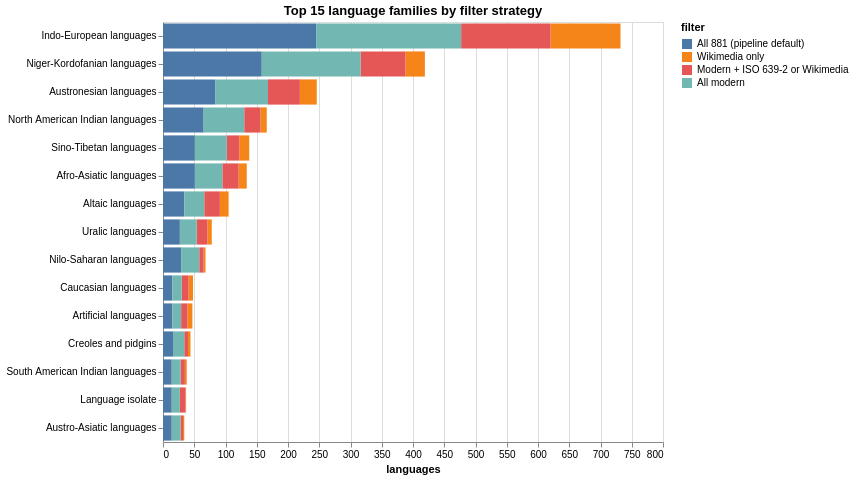

Notebook cell for this chart:
### Markdown cell above
## 1.3 Language Families

Family membership is the primary grouping variable for downstream analysis. Family assignments here are anchored in **ISO 639-5** (the ISO standard for language families/collections, e.g. `ine` Indo-European, `nic` Niger-Kordofanian, `sgn` Sign languages), accessed via CLDR's `languageGroups.json` and supplemented by a manual map plus a JSON fallback for the codes ISO 639-5 doesn't cover. The three sub-sections here document how families distribute across filter strategies, how large individual families are, and where each family assignment came from — with an external cross-check against Glottolog 5.3 at the end.

### Code cell
family_rows = []
for label, mask in filters.items():
    subset = df[mask]
    counts = subset["family_name"].fillna("Unknown / unassigned").value_counts().reset_index()
    counts.columns = ["family", "count"]
    counts["filter"] = label
    family_rows.append(counts)
family_long = pd.concat(family_rows, ignore_index=True)

# Focus on top 15 families across all filters
top_families = (
    family_long.groupby("family")["count"].sum()
    .nlargest(15).index.tolist()
)
plot_df = family_long[family_long["family"].isin(top_families)]

alt.Chart(plot_df).mark_bar().encode(
    x=alt.X("count:Q", title="languages"),
    y=alt.Y("family:N", sort="-x", title=None),
    color=alt.Color("filter:N", sort=list(filters.keys()),
        scale=alt.Scale(scheme="tableau10"), title="filter"),
    xOffset="filter:N",
    tooltip=["filter:N", "family:N", "count:Q"],
).properties(
    width=500, height=420,
    title="Top 15 language families by filter strategy",
)

### Figure 1 — Vega-Lite specification as saved in the notebook (floating-point values rounded to 4 significant figures)
{"config": {"view": {"continuousWidth": 300, "continuousHeight": 300}}, "data": {"name": "data-0f288342d9801aa5c65f6022779a7fda"}, "mark": {"type": "bar"}, "encoding": {"color": {"field": "filter", "scale": {"scheme": "tableau10"}, "sort": ["All 881 (pipeline default)", "Wikimedia only", "Modern + ISO 639-2 or Wikimedia", "All modern"], "title": "filter", "type": "nominal"}, "tooltip": [{"field": "filter", "type": "nominal"}, {"field": "family", "type": "nominal"}, {"field": "count", "type": "quantitative"}], "x": {"field": "count", "title": "languages", "type": "quantitative"}, "xOffset": {"field": "filter", "type": "nominal"}, "y": {"field": "family", "sort": "-x", "title": null, "type": "nominal"}}, "height": 420, "title": "Top 15 language families by filter strategy", "width": 500, "$schema": "https://vega.github.io/schema/vega-lite/v6.1.0.json", "datasets": {"data-0f288342d9801aa5c65f6022779a7fda": [{"family": "Indo-European languages", "count": 245, "filter": "All 881 (pipeline default)"}, {"family": "Niger-Kordofanian languages", "count": 158, "filter": "All 881 (pipeline default)"}, {"family": "Austronesian languages", "count": 84, "filter": "All 881 (pipeline default)"}, {"family": "North American Indian languages", "count": 65, "filter": "All 881 (pipeline default)"}, {"family": "Afro-Asiatic languages", "count": 51, "filter": "All 881 (pipeline default)"}, {"family": "Sino-Tibetan languages", "count": 51, "filter": "All 881 (pipeline default)"}, {"family": "Altaic languages", "count": 34, "filter": "All 881 (pipeline default)"}, {"family": "Nilo-Saharan languages", "count": 29, "filter": "All 881 (pipeline default)"}, {"family": "Uralic languages", "count": 27, "filter": "All 881 (pipeline default)"}, {"family": "Creoles and pidgins", "count": 17, "filter": "All 881 (pipeline default)"}, {"family": "Caucasian languages", "count": 15, "filter": "All 881 (pipeline default)"}, {"family": "Artificial languages", "count": 15, "filter": "All 881 (pipeline default)"}, {"family": "Language isolate", "count": 14, "filter": "All 881 (pipeline default)"}, {"family": "South American Indian languages", "count": 14, "filter": "All 881 (pipeline default)"}, {"family": "Austro-Asiatic languages", "count": 14, "filter": "All 881 (pipeline default)"}, {"family": "Indo-European languages", "count": 112, "filter": "Wikimedia only"}, {"family": "Niger-Kordofanian languages", "count": 31, "filter": "Wikimedia only"}, {"family": "Austronesian languages", "count": 27, "filter": "Wikimedia only"}, {"family": "Sino-Tibetan languages", "count": 16, "filter": "Wikimedia only"}, {"family": "Altaic languages", "count": 14, "filter": "Wikimedia only"}, {"family": "Afro-Asiatic languages", "count": 13, "filter": "Wikimedia only"}, {"family": "North American Indian languages", "count": 10, "filter": "Wikimedia only"}, {"family": "Artificial languages", "count": 8, "filter": "Wikimedia only"}, {"family": "Caucasian languages", "count": 7, "filter": "Wikimedia only"}, {"family": "Uralic languages", "count": 7, "filter": "Wikimedia only"}, {"family": "Creoles and pidgins", "count": 4, "filter": "Wikimedia only"}, {"family": "South American Indian languages", "count": 3, "filter": "Wikimedia only"}, {"family": "Nilo-Saharan languages", "count": 3, "filter": "Wikimedia only"}, {"family": "Austro-Asiatic languages", "count": 2, "filter": "Wikimedia only"}, {"family": "Language isolate", "count": 1, "filter": "Wikimedia only"}, {"family": "Indo-European languages", "count": 143, "filter": "Modern + ISO 639-2 or Wikimedia"}, {"family": "Niger-Kordofanian languages", "count": 72, "filter": "Modern + ISO 639-2 or Wikimedia"}, {"family": "Austronesian languages", "count": 51, "filter": "Modern + ISO 639-2 or Wikimedia"}, {"family": "Afro-Asiatic languages", "count": 26, "filter": "Modern + ISO 639-2 or Wikimedia"}, {"family": "North American Indian languages", "count": 26, "filter": "Modern + ISO 639-2 or Wikimedia"}, {"family": "Altaic languages", "count": 25, "filter": "Modern + ISO 639-2 or Wikimedia"}, {"family": "Sino-Tibetan languages", "count": 20, "filter": "Modern + ISO 639-2 or Wikimedia"}, {"family": "Uralic languages", "count": 17, "filter": "Modern + ISO 639-2 or Wikimedia"}, {"family": "Caucasian languages", "count": 11, "filter": "Modern + ISO 639-2 or Wikimedia"}, {"family": "Artificial languages", "count": 10, "filter": "Modern + ISO 639-2 or Wikimedia"}, {"family": "Language isolate", "count": 9, "filter": "Modern + ISO 639-2 or Wikimedia"}, {"family": "Nilo-Saharan languages", "count": 7, "filter": "Modern + ISO 639-2 or Wikimedia"}, {"family": "South American Indian languages", "count": 7, "filter": "Modern + ISO 639-2 or Wikimedia"}, {"family": "Creoles and pidgins", "count": 6, "filter": "Modern + ISO 639-2 or Wikimedia"}, {"family": "Austro-Asiatic languages", "count": 4, "filter": "Modern + ISO 639-2 or Wikimedia"}, {"family": "Indo-European languages", "count": 232, "filter": "All modern"}, {"family": "Niger-Kordofanian languages", "count": 158, "filter": "All modern"}, {"family": "Austronesian languages", "count": 84, "filter": "All modern"}, {"family": "North American Indian languages", "count": 65, "filter": "All modern"}, {"family": "Sino-Tibetan languages", "count": 51, "filter": "All modern"}, {"family": "Afro-Asiatic languages", "count": 44, "filter": "All modern"}, {"family": "Altaic languages", "count": 32, "filter": "All modern"}, {"family": "Nilo-Saharan languages", "count": 29, "filter": "All modern"}, {"family": "Uralic languages", "count": 27, "filter": "All modern"}, {"family": "Creoles and pidgins", "count": 17, "filter": "All modern"}, {"family": "Caucasian languages", "count": 15, "filter": "All modern"}, {"family": "Artificial languages", "count": 14, "filter": "All modern"}, {"family": "South American Indian languages", "count": 14, "filter": "All modern"}, {"family": "Austro-Asiatic languages", "count": 14, "filter": "All modern"}, {"family": "Language isolate", "count": 13, "filter": "All modern"}]}}
